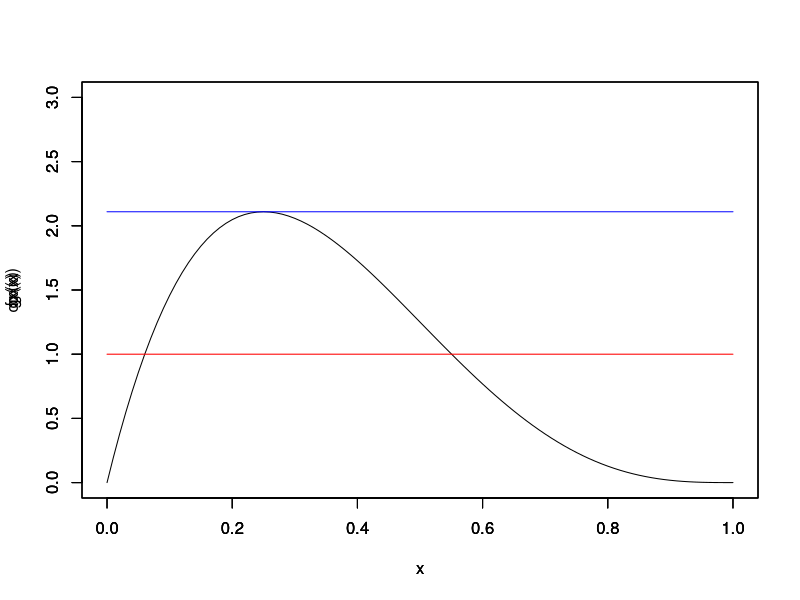
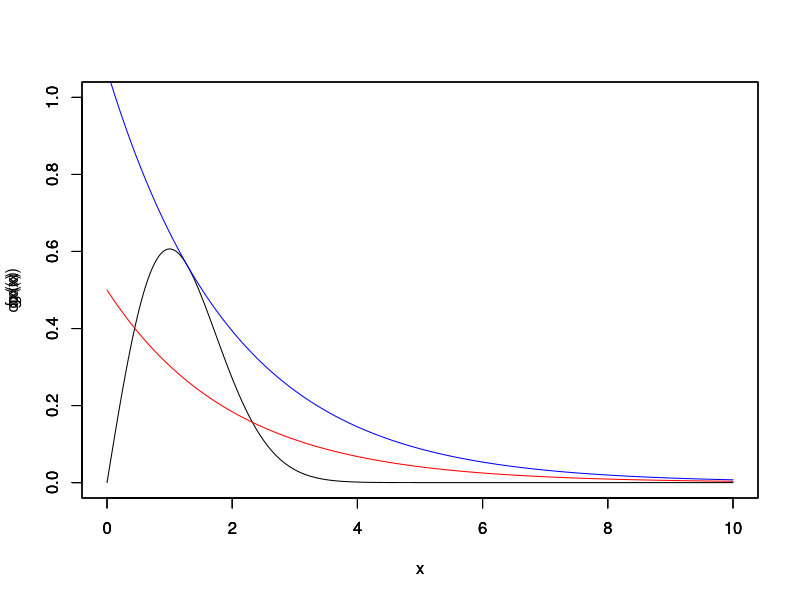
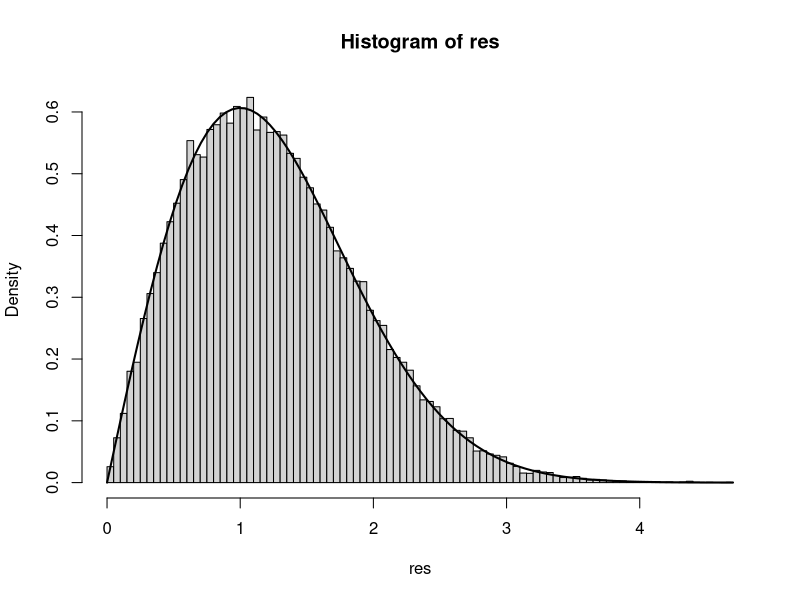
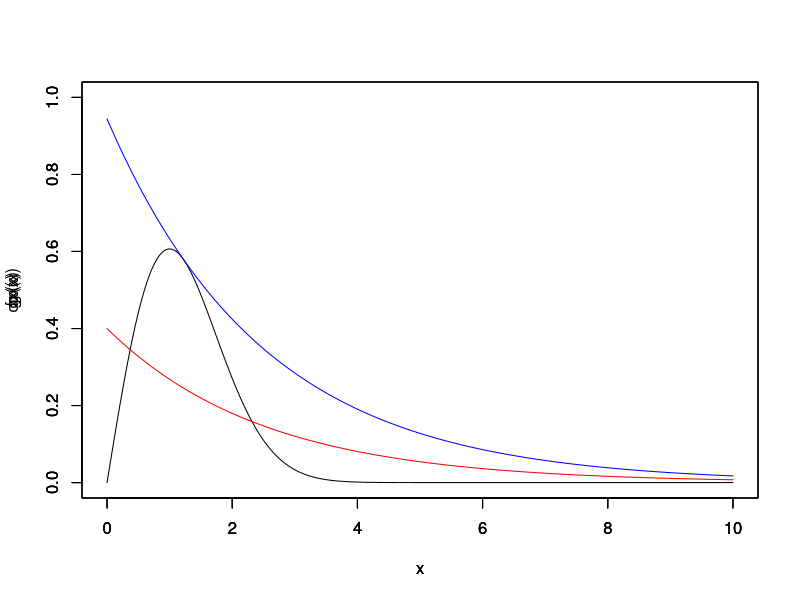
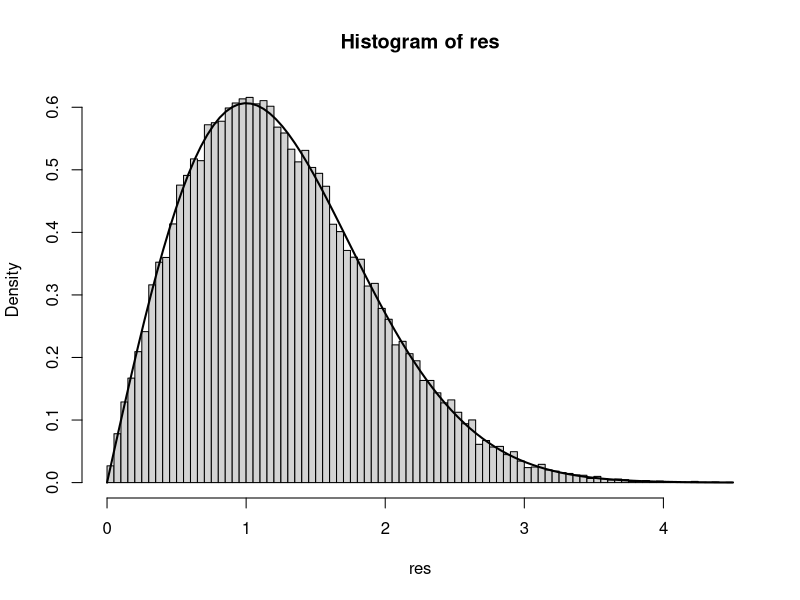

The R source for these figures, in order:
#Metodo de aceptacion y rechazo
#f(x)= 20x(1-x)^3 0<x<1

x<-seq(0,1, by=0.01)
fx<- function(x){
  return(20*x*(1-x)^3)
}
gx<- function(x){
  return(rep(1, length(x)))
}
cgx<-function(x){
  return((135/64)*rep(1, length(x)))
}
plot(x, fx(x), type="l", ylim=c(0,3))
par(new=TRUE)#unir las graficas
plot(x, gx(x), type="l", ylim=c(0,3), col="red")
par(new=TRUE)
plot(x, cgx(x), type="l", ylim=c(0,3), col="blue")

#Simulacion
#g es uniforme en 0 y 1
fun<-function(){
  c<-135/64
  U1<- runif(1) #apartir de U1 obtenemos el valor de Y=UI
  U2<-runif(1)
  if(U2<=fx(U1)/(c*gx(U1))){
    return(U1)
  }else{
    NA
  }
  #para comentar selecciono y luego control shift c 
 # cat("Valor Y:", U1, "\n ", "f(Y) ", fx(U1), "\n ", 
 #     "c.g(Y)", cgx(U1), "\n ", "Razon : ", fx(U1)/cgx(U1), "\n ",
 #     "Valor U2:", U2) 
}

res<- sapply(1:10000, function(k){fun()})
res<-res[!is.na(res)]
#porcentaje de aceptacion
length(res)/10000
#media(1/c)
64/135



#Ejemplo 
x<-seq(0,10, by=0.01)
fx<- function(x){
  return(x*exp(-0.5*x^2))
}
gx<- function(x){ #funcion de densidad exponencial
  lambda<-1/2
  return(lambda*exp(-lambda*x))
}
#busqueda de la constante c 
h<- function(x){
  ifelse(gx(x)==0, -Inf, fx(x)/gx(x))
}
optimize(h, interval = c(0,4), maximum = TRUE)
cgx<-function(x){
  return(2.140004*gx(x))
}
plot(x, fx(x), type="l", ylim=c(0,1))
par(new=TRUE)#unir las graficas
plot(x, gx(x), type="l", ylim=c(0,1), col="red")
par(new=TRUE)
plot(x, cgx(x), type="l", ylim=c(0,1), col="blue")

#Simulacion
fun<-function(){
  c<-2.140004
  U1<- runif(1) 
  lambda<-1/2
  Y<-(-1/lambda)*log(U1)# Y sigue una distribucion exponencial(1/2)
  U2<-runif(1)
  if(U2<=fx(Y)/(c*gx(Y))){
    return(Y)
  }else{
    NA
  }
}
fun()

res<- sapply(1:100000, function(k){fun()})
res<-res[!is.na(res)]
summary(res)
hist(res, freq = FALSE, breaks="FD")
curve(fx, add = TRUE, lw=2)
#porcentaje de aceptacion
length(res)/100000
#media(1/c)
1/2.140004

#con lambda 2/5
x<-seq(0,10, by=0.01)
fx<- function(x){
  return(x*exp(-0.5*x^2))
}
gx<- function(x){ #funcion de densidad exponencial
  lambda<-2/5
  return(lambda*exp(-lambda*x))
}
#busqueda de la constante c 
h<- function(x){
  ifelse(gx(x)==0, -Inf, fx(x)/gx(x))
}
optimize(h, interval = c(0,4), maximum = TRUE)
cgx<-function(x){
  return(2.360661*gx(x))
}
plot(x, fx(x), type="l", ylim=c(0,1))
par(new=TRUE)#unir las graficas
plot(x, gx(x), type="l", ylim=c(0,1), col="red")
par(new=TRUE)
plot(x, cgx(x), type="l", ylim=c(0,1), col="blue")

#Simulacion
fun<-function(){
  c<-2.360661
  U1<- runif(1) 
  lambda<-2/5
  Y<-(-1/lambda)*log(U1)# Y sigue una distribucion exponencial(1/2)
  U2<-runif(1)
  if(U2<=fx(Y)/(c*gx(Y))){
    return(Y)
  }else{
    NA
  }
}
fun()

res<- sapply(1:100000, function(k){fun()})
res<-res[!is.na(res)]
summary(res)
hist(res, freq = FALSE, breaks="FD")
curve(fx, add = TRUE, lw=2)
#porcentaje de aceptacion
length(res)/100000
#media(1/c)
1/2.360661


